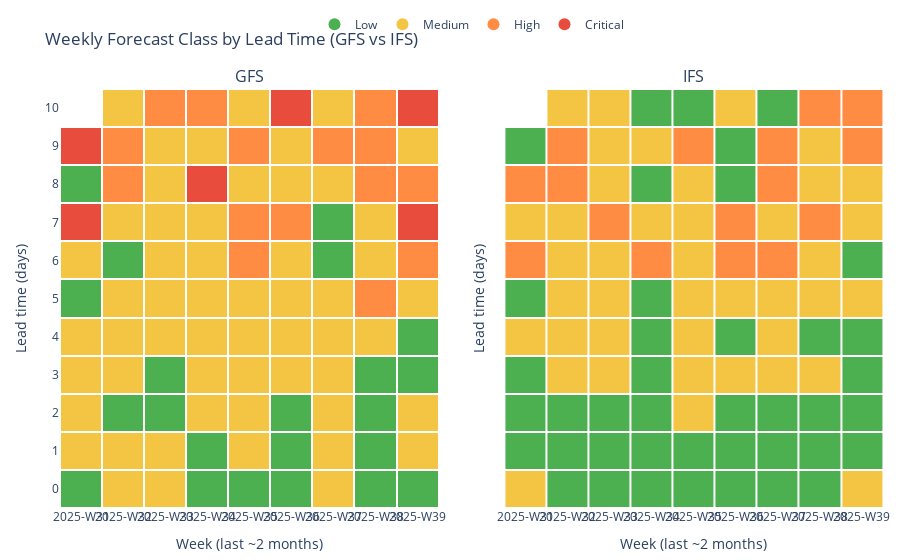

Source (notebook cell):
### Code cell
# --- imports ---
import numpy as np
import pandas as pd
import plotly.graph_objects as go
from plotly.subplots import make_subplots
from datetime import datetime, timedelta

# -------------------------------
# 1) Synthesize data (last ~2 mo)
# -------------------------------
np.random.seed(7)

today = pd.Timestamp.today().normalize()
start = today - pd.Timedelta(days=60)

# init dates ~ daily
init_dates = pd.date_range(start, today, freq="D")
lead_days = np.arange(0, 11)  # 0..10 days of lead time
models = ["gfs", "ifs"]

rows = []
for m in models:
    for init in init_dates:
        # model-dependent noise scale (ifs usually a bit "tighter" here just for variety)
        base_sigma = 0.9 if m == "ifs" else 1.1
        for L in lead_days:
            valid = init + pd.Timedelta(days=int(L))
            if valid > today:
                continue
            # obs and fc (simple synthetic process)
            obs = np.clip(np.random.normal(8, 2.5), 0, None)
            fc  = obs + np.random.normal(0, base_sigma * (1 + 0.15*L))  # spread grows with lead
            rows.append([valid, init, L, obs, fc, m])

df = pd.DataFrame(rows, columns=["date","initDate","lead_days","obsWind","fcWind","model"])

# ------------------------------------------
# 2) Score & classify (Low / Medium / High / Critical)
# ------------------------------------------
df["abs_error"] = (df["fcWind"] - df["obsWind"]).abs()

# thresholds in m/s (tune as you like)
bins = [-np.inf, 1.0, 2.0, 3.0, np.inf]
labels = ["Low", "Medium", "High", "Critical"]
df["class"] = pd.cut(df["abs_error"], bins=bins, labels=labels, right=False)

# ------------------------------------------
# 3) Weekly aggregation (x-axis = week)
# ------------------------------------------
# week label (ISO week): e.g., '2025-W38'
df["week"] = df["date"].dt.strftime("%G-W%V")

# Aggregate to (model, week, lead_days) → mean abs error, then re-classify
weekly = (
    df.groupby(["model","week","lead_days"], as_index=False)["abs_error"]
      .mean()
      .rename(columns={"abs_error":"mean_abs_error"})
)
weekly["class"] = pd.cut(weekly["mean_abs_error"], bins=bins, labels=labels, right=False)

# Keep only the last ~8–9 weeks present
week_order = sorted(weekly["week"].unique())[-9:]

# ------------------------------------------
# 4) Make 2D matrices (rows = lead_days, cols = week)
# ------------------------------------------
class_to_code = {"Low":0, "Medium":1, "High":2, "Critical":3}
code_to_class = {v:k for k,v in class_to_code.items()}

def matrix_for(model_name):
    sub = weekly[weekly["model"] == model_name].copy()
    # Ensure full grid exists (use NaN codes for missing cells)
    idx = pd.MultiIndex.from_product([lead_days, week_order], names=["lead_days","week"])
    sub = sub.set_index(["lead_days","week"]).reindex(idx).reset_index()
    z_codes = sub["class"].map(class_to_code)
    # reshape to (rows=lead_days, cols=week)
    Z = z_codes.values.reshape(len(lead_days), len(week_order))
    return Z

Z_gfs = matrix_for("gfs")
Z_ifs = matrix_for("ifs")

# Discrete colorscale for codes 0..3
# (positions are midpoints of bins so blocks are solid)
colorscale = [
    [0.00, "#4CAF50"],  # Low      (green)
    [0.24, "#4CAF50"],
    [0.25, "#F4C542"],  # Medium   (yellow)
    [0.49, "#F4C542"],
    [0.50, "#FF8C42"],  # High     (orange)
    [0.74, "#FF8C42"],
    [0.75, "#E74C3C"],  # Critical (red)
    [1.00, "#E74C3C"],
]

# ------------------------------
# 5) Figure with two heatmaps
# ------------------------------
fig = make_subplots(
    rows=1, cols=2,
    subplot_titles=("GFS", "IFS"),
    shared_yaxes=True,
    horizontal_spacing=0.08
)

def add_heatmap(Z, title, col):
    fig.add_trace(
        go.Heatmap(
            z=Z,
            x=week_order,
            y=lead_days,
            colorscale=colorscale,
            zmin=0, zmax=3,
            showscale=False,     # hide numeric colorbar; we’ll add a custom legend
            xgap=2, ygap=2,
            hovertemplate=(
                "<b>%{x}</b><br>"           # week
                "Lead (days): %{y}<br>"
                "Class: %{customdata}<extra></extra>"
            ),
            customdata=np.vectorize(code_to_class.get)(Z)
        ),
        row=1, col=col
    )

add_heatmap(Z_gfs, "GFS", 1)
add_heatmap(Z_ifs, "IFS", 2)

# Custom categorical legend (dummy scatter markers)
legend_items = [("Low", "#4CAF50"), ("Medium", "#F4C542"), ("High", "#FF8C42"), ("Critical", "#E74C3C")]
for name, color in legend_items:
    fig.add_trace(
        go.Scatter(
            x=[None], y=[None],
            mode="markers",
            marker=dict(size=12, color=color),
            name=name
        ),
        row=1, col=2  # legend is global; col doesn't matter
    )

fig.update_xaxes(title_text="Week (last ~2 months)", tickangle=0, showgrid=False)
fig.update_yaxes(title_text="Lead time (days)", dtick=1, showgrid=False)

fig.update_layout(
    title="Weekly Forecast Class by Lead Time (GFS vs IFS)",
    margin=dict(t=60, r=10, b=40, l=60),
    legend=dict(orientation="h", yanchor="bottom", y=1.12, xanchor="center", x=0.5),
    plot_bgcolor="white",
    paper_bgcolor="white",
)

fig.show()

# ------------------------------
# 6) If you also want the raw DF
# ------------------------------
# df  -> row-level (date, initDate, lead_days, obsWind, fcWind, model)
# weekly -> weekly aggregation (model, week, lead_days, mean_abs_error, class)

### Figure 1 — Plotly figure (JSON) as saved in the notebook; plotly's stock layout.template omitted (floating-point values rounded to 4 significant figures)
{"data": [{"colorscale": [[0, "#4CAF50"], [0.24, "#4CAF50"], [0.25, "#F4C542"], [0.49, "#F4C542"], [0.5, "#FF8C42"], [0.74, "#FF8C42"], [0.75, "#E74C3C"], [1, "#E74C3C"]], "customdata": [["Low", "Medium", "Medium", "Low", "Low", "Low", "Medium", "Low", "Low"], ["Medium", "Medium", "Medium", "Low", "Medium", "Low", "Medium", "Low", "Medium"], ["Medium", "Low", "Low", "Medium", "Medium", "Low", "Medium", "Low", "Medium"], ["Medium", "Medium", "Low", "Medium", "Medium", "Medium", "Medium", "Low", "Low"], ["Medium", "Medium", "Medium", "Medium", "Medium", "Medium", "Medium", "Medium", "Low"], ["Low", "Medium", "Medium", "Medium", "Medium", "Medium", "Medium", "High", "Medium"], ["Medium", "Low", "Medium", "Medium", "High", "Medium", "Low", "Medium", "High"], ["Critical", "Medium", "Medium", "Medium", "High", "High", "Low", "Medium", "Critical"], ["Low", "High", "Medium", "Critical", "Medium", "Medium", "Medium", "High", "High"], ["Critical", "High", "Medium", "Medium", "High", "Medium", "High", "High", "Medium"], ["None", "Medium", "High", "High", "Medium", "Critical", "Medium", "High", "Critical"]], "hovertemplate": "<b>%{x}</b><br>Lead (days): %{y}<br>Class: %{customdata}<extra></extra>", "showscale": false, "type": "heatmap", "x": ["2025-W31", "2025-W32", "2025-W33", "2025-W34", "2025-W35", "2025-W36", "2025-W37", "2025-W38", "2025-W39"], "xaxis": "x", "xgap": 2, "y": [0, 1, 2, 3, 4, 5, 6, 7, 8, 9, 10], "yaxis": "y", "ygap": 2, "z": [[0.0, 1.0, 1.0, 0.0, 0.0, 0.0, 1.0, 0.0, 0.0], [1.0, 1.0, 1.0, 0.0, 1.0, 0.0, 1.0, 0.0, 1.0], [1.0, 0.0, 0.0, 1.0, 1.0, 0.0, 1.0, 0.0, 1.0], [1.0, 1.0, 0.0, 1.0, 1.0, 1.0, 1.0, 0.0, 0.0], [1.0, 1.0, 1.0, 1.0, 1.0, 1.0, 1.0, 1.0, 0.0], [0.0, 1.0, 1.0, 1.0, 1.0, 1.0, 1.0, 2.0, 1.0], [1.0, 0.0, 1.0, 1.0, 2.0, 1.0, 0.0, 1.0, 2.0], [3.0, 1.0, 1.0, 1.0, 2.0, 2.0, 0.0, 1.0, 3.0], [0.0, 2.0, 1.0, 3.0, 1.0, 1.0, 1.0, 2.0, 2.0], [3.0, 2.0, 1.0, 1.0, 2.0, 1.0, 2.0, 2.0, 1.0], [NaN, 1.0, 2.0, 2.0, 1.0, 3.0, 1.0, 2.0, 3.0]], "zmax": 3, "zmin": 0}, {"colorscale": [[0, "#4CAF50"], [0.24, "#4CAF50"], [0.25, "#F4C542"], [0.49, "#F4C542"], [0.5, "#FF8C42"], [0.74, "#FF8C42"], [0.75, "#E74C3C"], [1, "#E74C3C"]], "customdata": [["Medium", "Low", "Low", "Low", "Low", "Low", "Low", "Low", "Medium"], ["Low", "Low", "Low", "Low", "Low", "Low", "Low", "Low", "Low"], ["Low", "Low", "Low", "Low", "Medium", "Low", "Low", "Low", "Low"], ["Low", "Medium", "Medium", "Low", "Medium", "Medium", "Medium", "Medium", "Low"], ["Medium", "Medium", "Medium", "Low", "Medium", "Low", "Medium", "Low", "Low"], ["Low", "Medium", "Medium", "Low", "Medium", "Medium", "Medium", "Medium", "Medium"], ["High", "Medium", "Medium", "High", "Medium", "High", "High", "Medium", "Low"], ["Medium", "Medium", "High", "Medium", "Medium", "High", "Medium", "High", "Medium"], ["High", "High", "Medium", "Low", "Medium", "Low", "High", "Medium", "Medium"], ["Low", "High", "Medium", "Medium", "High", "Low", "High", "Medium", "High"], ["None", "Medium", "Medium", "Low", "Low", "Medium", "Low", "High", "High"]], "hovertemplate": "<b>%{x}</b><br>Lead (days): %{y}<br>Class: %{customdata}<extra></extra>", "showscale": false, "type": "heatmap", "x": ["2025-W31", "2025-W32", "2025-W33", "2025-W34", "2025-W35", "2025-W36", "2025-W37", "2025-W38", "2025-W39"], "xaxis": "x2", "xgap": 2, "y": [0, 1, 2, 3, 4, 5, 6, 7, 8, 9, 10], "yaxis": "y2", "ygap": 2, "z": [[1.0, 0.0, 0.0, 0.0, 0.0, 0.0, 0.0, 0.0, 1.0], [0.0, 0.0, 0.0, 0.0, 0.0, 0.0, 0.0, 0.0, 0.0], [0.0, 0.0, 0.0, 0.0, 1.0, 0.0, 0.0, 0.0, 0.0], [0.0, 1.0, 1.0, 0.0, 1.0, 1.0, 1.0, 1.0, 0.0], [1.0, 1.0, 1.0, 0.0, 1.0, 0.0, 1.0, 0.0, 0.0], [0.0, 1.0, 1.0, 0.0, 1.0, 1.0, 1.0, 1.0, 1.0], [2.0, 1.0, 1.0, 2.0, 1.0, 2.0, 2.0, 1.0, 0.0], [1.0, 1.0, 2.0, 1.0, 1.0, 2.0, 1.0, 2.0, 1.0], [2.0, 2.0, 1.0, 0.0, 1.0, 0.0, 2.0, 1.0, 1.0], [0.0, 2.0, 1.0, 1.0, 2.0, 0.0, 2.0, 1.0, 2.0], [NaN, 1.0, 1.0, 0.0, 0.0, 1.0, 0.0, 2.0, 2.0]], "zmax": 3, "zmin": 0}, {"marker": {"color": "#4CAF50", "size": 12}, "mode": "markers", "name": "Low", "type": "scatter", "x": [null], "xaxis": "x2", "y": [null], "yaxis": "y2"}, {"marker": {"color": "#F4C542", "size": 12}, "mode": "markers", "name": "Medium", "type": "scatter", "x": [null], "xaxis": "x2", "y": [null], "yaxis": "y2"}, {"marker": {"color": "#FF8C42", "size": 12}, "mode": "markers", "name": "High", "type": "scatter", "x": [null], "xaxis": "x2", "y": [null], "yaxis": "y2"}, {"marker": {"color": "#E74C3C", "size": 12}, "mode": "markers", "name": "Critical", "type": "scatter", "x": [null], "xaxis": "x2", "y": [null], "yaxis": "y2"}], "layout": {"annotations": [{"font": {"size": 16}, "showarrow": false, "text": "GFS", "x": 0.23, "xanchor": "center", "xref": "paper", "y": 1, "yanchor": "bottom", "yref": "paper"}, {"font": {"size": 16}, "showarrow": false, "text": "IFS", "x": 0.77, "xanchor": "center", "xref": "paper", "y": 1, "yanchor": "bottom", "yref": "paper"}], "legend": {"orientation": "h", "x": 0.5, "xanchor": "center", "y": 1.12, "yanchor": "bottom"}, "margin": {"b": 40, "l": 60, "r": 10, "t": 60}, "paper_bgcolor": "white", "plot_bgcolor": "white", "title": {"text": "Weekly Forecast Class by Lead Time (GFS vs IFS)"}, "xaxis": {"anchor": "y", "domain": [0, 0.46], "showgrid": false, "tickangle": 0, "title": {"text": "Week (last ~2 months)"}}, "xaxis2": {"anchor": "y2", "domain": [0.54, 1], "showgrid": false, "tickangle": 0, "title": {"text": "Week (last ~2 months)"}}, "yaxis": {"anchor": "x", "domain": [0, 1], "dtick": 1, "showgrid": false, "title": {"text": "Lead time (days)"}}, "yaxis2": {"anchor": "x2", "domain": [0, 1], "dtick": 1, "matches": "y", "showgrid": false, "showticklabels": false, "title": {"text": "Lead time (days)"}}}}
